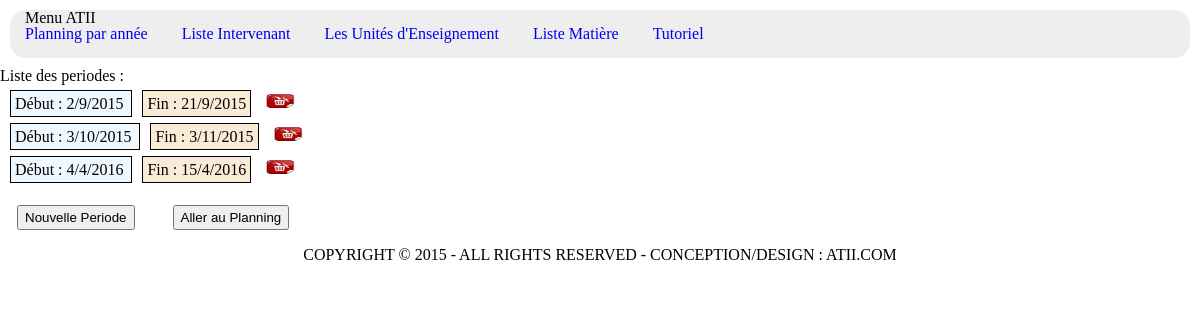
/periodes.php?an=2015-2016, run on the app's committed database.
### tables this page shows
CREATE TABLE IF NOT EXISTS `periode` (
  `id_per` int(11) NOT NULL AUTO_INCREMENT,
  `date_d` date NOT NULL,
  `date_f` date NOT NULL,
  `annee` varchar(10) NOT NULL,
  PRIMARY KEY (`id_per`),
  KEY `annee` (`annee`)
);

### periodes.php (the view, shortened to what this page needs)
<!DOCTYPE html>
<html>
    <head>
        <link rel="stylesheet" type="text/css" href="css/reset.css">
        <link rel="stylesheet" type="text/css" href="css/style.css">
    </head>
    <body>
<?php
	include("header.php");
	if (isset($_GET['an'])) {
		$annee=$_GET['an'];
		include("connexion.php");
		$requette=$bd->prepare('SELECT id_per as id, DAY(date_d) as jrd, MONTH(date_d) as md, YEAR(date_d) as annd,
								 DAY(date_f) as jrf, MONTH(date_f) as mf, YEAR(date_f) as annf
								 FROM periode WHERE annee=?
								 ORDER BY date_d');
		$requette->execute(array($annee)) or die(print_r($requette->errorInfo()));
		$ligne=$requette->rowCount();
		if ($ligne!=0) {
			?>
			<h1>Liste des periodes :</h1>
				<ul class="stylePer">
			<?php
			while ($periode=$requette->fetch()) {
				?>
				<li style="background-color: white; border: none;">
					<?php echo '<span style="padding: 4px;margin-right: 10px;border: solid 1px;background-color: aliceblue;"> Début : '.$periode['jrd'].'/'.$periode['md'].'/'.$periode['annd'].' </span> <span style="padding: 4px;margin-right: 10px;border: solid 1px;background-color: antiquewhite;"> Fin : '.$periode['jrf'].'/'.$periode['mf'].'/'.$periode['annf'] .'</span>'; ?>
					<a href="#" class="supprimer" data-num="<?php echo $periode['id']; ?>"><img src="images/sup.jpg" width="30" height="15"></a>
				</li>
				<?php
			}
		}
		else{
			?>
			<h1>Aucune periode n'a été saisie</h1>
			<?php
		}
		?>
	<div>
			<a href="#" id="ajouter"><button class="button_inter">Nouvelle Periode</button></a>
			<a href="planning.php?annee=<?php echo $annee;?>"><button class="button_inter">Aller au Planning</button></a>
	</div>
	<?php
	}
	include("footer.php");
	?>

### css/style.css (style rules this page uses)
.button_inter { height: 25px; margin: 17px; }
.stylePer li { padding: 5px; margin: 5px; border: solid 0.5px; background-color: #F7F7F7; }

### data on the page
periode: jrd "2", md "9", annd "2015", jrf "21", mf "9", annf "2015"
periode: jrd "3", md "10", annd "2015", jrf "3", mf "11", annf "2015"
periode: jrd "4", md "4", annd "2016", jrf "15", mf "4", annf "2016"
